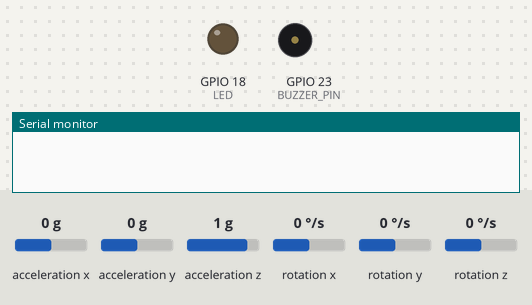
The sketch below on a simulated ESP32. Shown: output pins drawn as LEDs (lit = HIGH), buzzer (waves = sounding), the last lines printed to the serial monitor. Inputs (shaded band) come from the test bench; at power-on: acceleration x 0 g, acceleration y 0 g, acceleration z 1 g, rotation x 0 °/s, rotation y 0 °/s, rotation z 0 °/s. WiFi joins after 1.5 s; servers stay silent unless stated; uploads are accepted with an empty reply.

Above: at 0.0 s.
At 6.2 s:
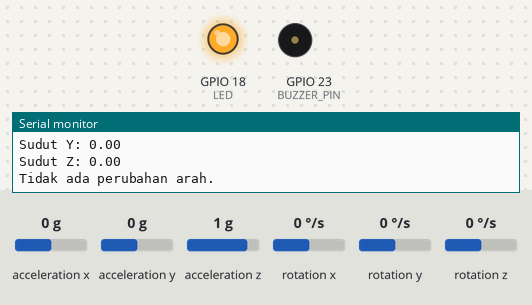
6.3 s: acceleration x set to -0.3 g
At 7.6 s:
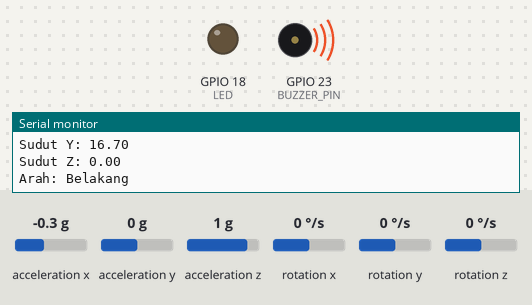
7.9 s: acceleration y set to -1.4 g
Timing chart, 0 to 10.9 s (numbered marks = the images above; inputs shaded):
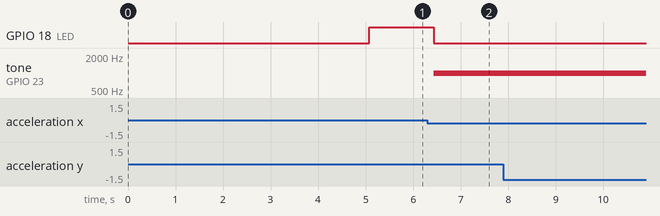

The sketch:

sketch_nov20a.ino
```cpp
#include <Arduino.h>
#include <HTTPClient.h>
#include <WiFi.h>
#include <MPU6050_tockn.h>
#include <Wire.h>

#define BUZZER_PIN 23
#define LED 18

MPU6050 mpu6050(Wire);

const char* ssid = "punyaku";
const char* password = "12345678";
const char* servername = "http://192.168.137.1:8000/?";

void setup() {
  Serial.begin(9600);
  Wire.begin();
  mpu6050.begin();
  mpu6050.calcGyroOffsets();
  pinMode(LED, OUTPUT);

  WiFi.begin(ssid, password);
  while(WiFi.status() != WL_CONNECTED){
    delay(1000);
    Serial.println("Connecting");
  }
  String wifiName = WiFi.SSID();
  String localWifiIP = WiFi.localIP().toString();
  Serial.println( );
  Serial.println("Connected to " + wifiName);
  Serial.println("Local IP : " + localWifiIP);
}

void loop() {
  mpu6050.update();
  float angleX, angleY, angleZ;

  angleX = mpu6050.getAngleX();
  angleY = mpu6050.getAngleY();
  angleZ = mpu6050.getAngleZ();

  Serial.print("Sudut X: ");
  Serial.println(angleX);

  Serial.print("Sudut Y: ");
  Serial.println(angleY);

  Serial.print("Sudut Z: ");
  Serial.println(angleZ);

  if (angleX > 10) {
    Serial.println("Arah: Kanan");
    tone(BUZZER_PIN, 1000, 500);
    digitalWrite(LED, LOW);
  } else if (angleX < -10) {
    Serial.println("Arah: Kiri");
    tone(BUZZER_PIN, 1000, 500);
    digitalWrite(LED, LOW);
  } else if (angleY > 10) {
    Serial.println("Arah: Belakang");
    tone(BUZZER_PIN, 1000, 500);
    digitalWrite(LED, LOW);
  } else if (angleY < -10) {
    Serial.println("Arah: Depan");
    tone(BUZZER_PIN, 1000, 500);
    digitalWrite(LED, LOW);
  } else {
    Serial.println("Tidak ada perubahan arah.");
    tone(BUZZER_PIN, 0, 0);
    digitalWrite(LED, HIGH);
  }

  // delay(1000);

  String url = servername;
  url += "&angleX=";
  url += String(angleX);
  url += "&angleY=";
  url += String(angleY);
  url += "&angleZ=";
  url += String(angleZ);

  HTTPClient http;
  http.begin(url);
  int httpResponseCode = http.GET();
  if (httpResponseCode == 200) {
    Serial.println("Data Sent success");
  } else{
    Serial.print("Error code :");
    Serial.print(httpResponseCode);
  }
  http.end();
  // delay(1000);
}
```

Measured:
- the behaviour switches between -0.1 and -0.2 g on acceleration x (found by bisection; images 1 and 2)
- after the input at 6.3 s, GPIO 18 (LED): HIGH → LOW after 0.13 s; tone on GPIO 23 (BUZZER_PIN): silent → 1000 Hz after 0.13 s
